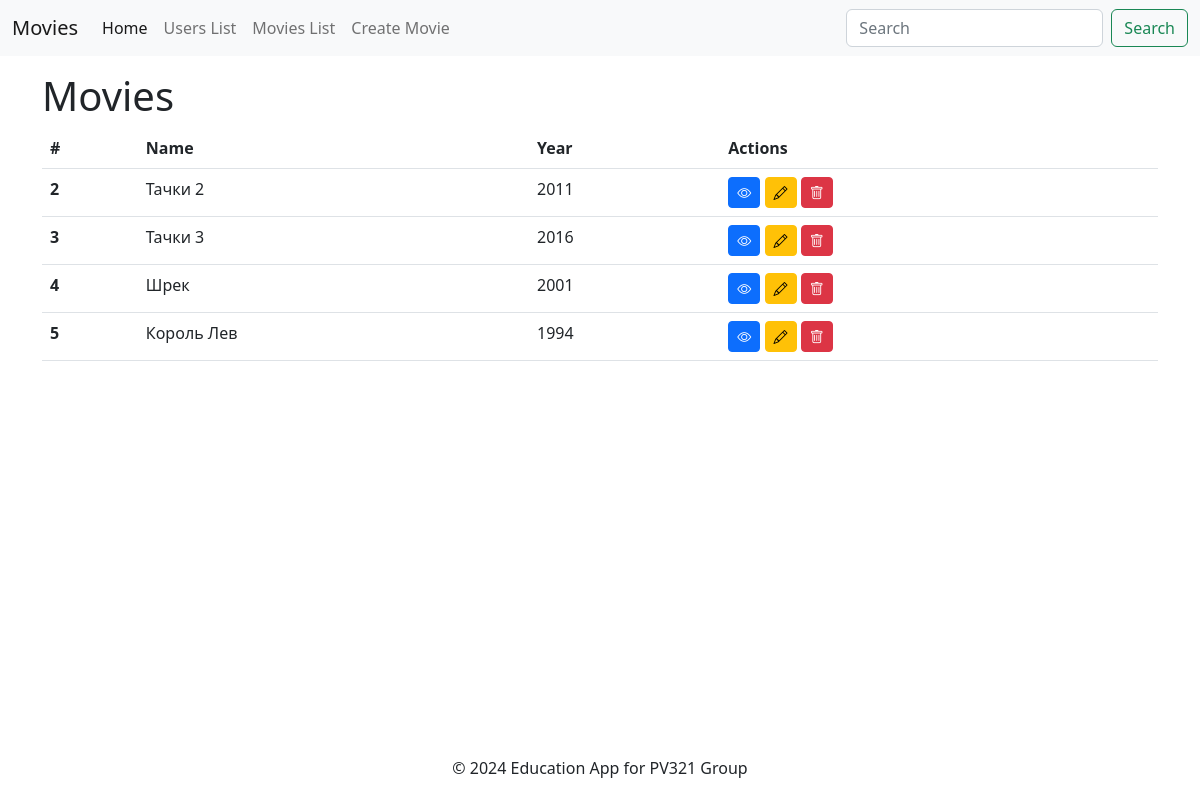
The page /movies/list/ on the database as committed earlier.
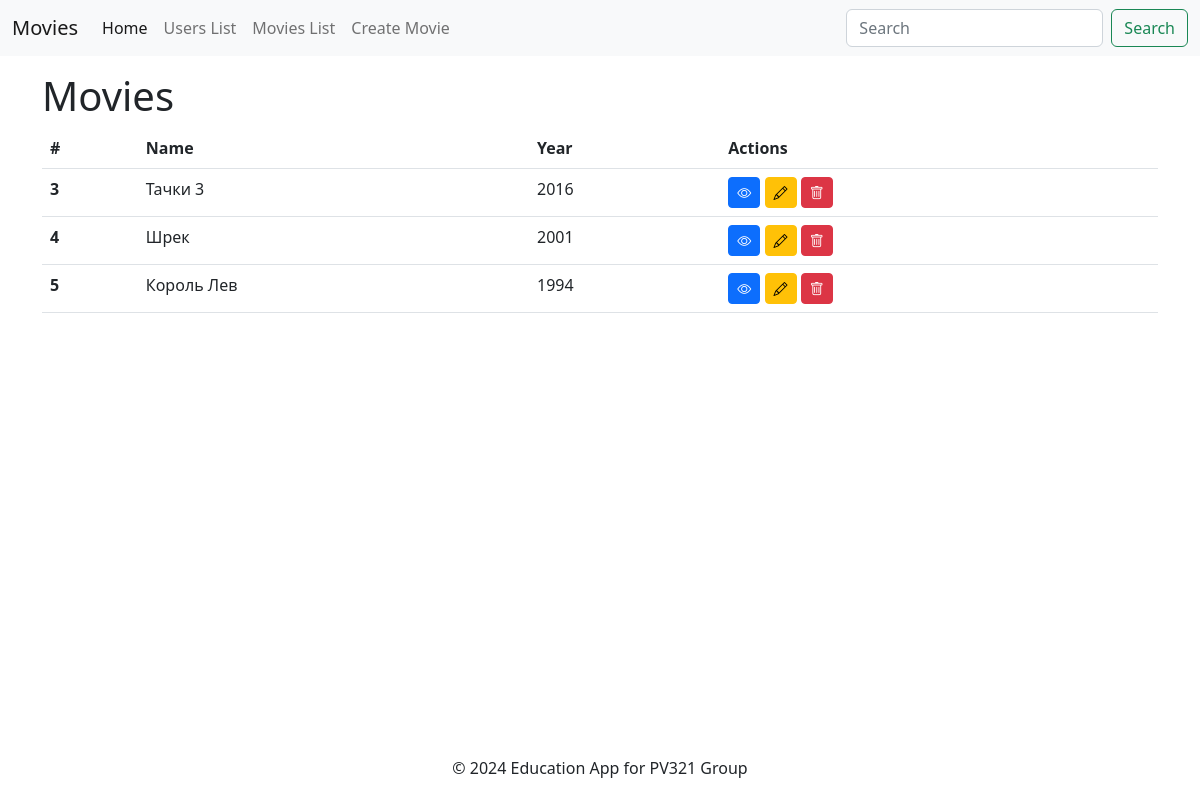
The same page on the database as committed later.
### movies/models.py (models this page shows, shortened)
class Movie(models.Model):
    POSITIONS = [
        ("1", "Movie"),
        ("2", "Series"),
    ]
    name = models.CharField(max_length=100)
    year = models.IntegerField()  # Поле для року, як ціле число
    avatar = models.ImageField(upload_to="avatars/", blank=True, null=True)
    position = models.CharField(max_length=255, choices=POSITIONS, blank=True, null=True)

### movies/views.py (the view)
# urls.py: path("list/", views.list, ),
def list(request):
    movies = Movie.objects.all()
    return render(request, "index.html", {"movies": movies})

### movies/templates/index.html
{% extends '_layout.html' %}
{% block header %}Movies{% endblock %}
{% block content %}
<table class="table">
    <thead>
        <tr>
            <th scope="col">#</th>
            <th scope="col">Name</th>
            <th scope="col">Year</th>
            <th scope="col">Actions</th>
        </tr>
    </thead>
    <tbody>
        {% for movie in movies %}
        <tr>
            <th scope="row">{{ movie.id }}</th>
            <td>{{ movie.name }}</td>
            <td>{{ movie.year }}</td>
            <td>
                <a href="/movies/details/{{ movie.id }}" class="btn btn-primary btn-sm"><i class="bi bi-eye"></i></a>
                <a href="/movies/edit/{{movie.id}}" class="btn btn-warning btn-sm"><i class="bi bi-pencil"></i></a>
                <a href="/movies/delete/{{movie.id}}" class="btn btn-danger btn-sm"><i class="bi bi-trash"></i></a>
            </td>
        </tr>
        {% endfor %}
    </tbody>
</table>
{% endblock %}

### movies/templates/_layout.html (shortened to what this page needs)
{% load static %}
<!DOCTYPE html>
<html lang="en">
<head>
    <link href="https://cdn.jsdelivr.net/npm/bootstrap@5.2.3/dist/css/bootstrap.min.css" rel="stylesheet"
>
    <link rel="stylesheet" href="https://cdn.jsdelivr.net/npm/bootstrap-icons@1.11.3/font/bootstrap-icons.min.css">
    <link rel="stylesheet" href="{% static 'style.css' %}">
</head>
<body>
    <nav class="navbar navbar-expand-lg bg-light">
        <div class="container-fluid">
            <a class="navbar-brand" href="/movies">Movies</a>
            <div class="collapse navbar-collapse" id="navbarSupportedContent">
                <ul class="navbar-nav me-auto mb-2 mb-lg-0">
                    <li class="nav-item">
                        <a class="nav-link active" aria-current="page" href="/">Home</a>
                    </li>
                    <li class="nav-item">
                        <a class="nav-link" href="/users/list">Users List</a>
                    </li>
                    <li class="nav-item">
                        <a class="nav-link" href="/movies/list">Movies List</a>
                    </li>
                    <li class="nav-item">
                        <a class="nav-link" href="/movies/create">Create Movie</a>
                    </li>
                </ul>
                <form class="d-flex" role="search">
                    <input class="form-control me-2" type="search" placeholder="Search" aria-label="Search">
                    <button class="btn btn-outline-success" type="submit">Search</button>
                </form>
            </div>
        </div>
    </nav>
    <div class="container my-3">
        <h1>{% block header %}Title{% endblock %}</h1>
        <main>
            {% block content %}{% endblock %}
        </main>
    </div>
    <footer>
        <span>&copy; 2024 Education App for PV321 Group</span>
    </footer>
</body>
</html>

### movies/static/style.css (style rules this page uses)
body { min-height: 100vh; display: flex; flex-direction: column; }
body>.container { flex-grow: 1; }
footer { text-align: center; padding: 20px; }

Rows that differ between the two databases and show on the page:
removed Movie: id "2", name "Тачки 2", year "2011"
